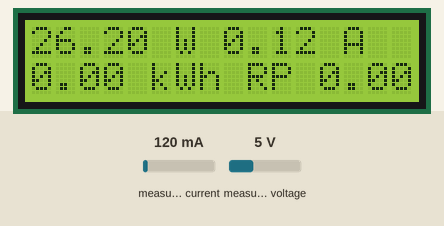
Recording of a sketch running on a simulated ESP32. Shown: 16×2 character LCD. The test bench sets the inputs (shaded band); at power-on: measured current 120 mA, measured voltage 5 V. WiFi joins after 1.5 s; servers stay silent unless stated; uploads are accepted with an empty reply; what the sketch prints to the serial monitor is not drawn.

Above: at 3.2 s.
3.3 s: measured current set to 40 mA
At 5.3 s:
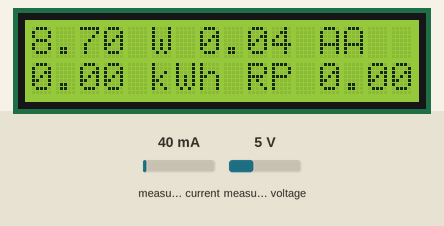
5.9 s: measured voltage set to 0.3 V
At 7.9 s:
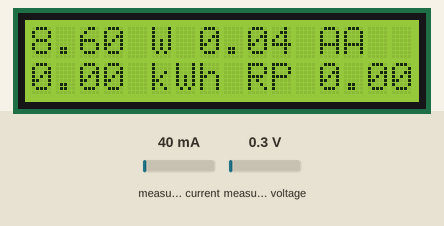
8.2 s: measured current set to 500 mA
At 9.8 s:
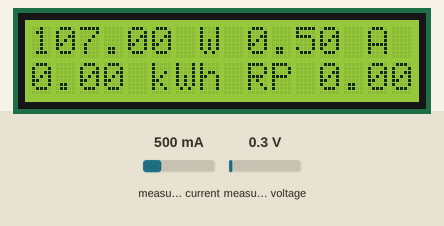
10.5 s: measured voltage set to 3.8 V
At 12.6 s:
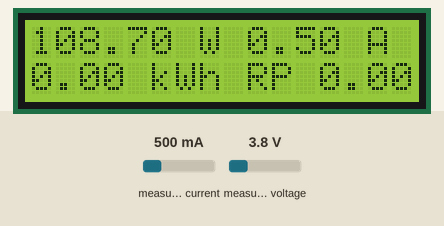
Timing chart, 0 to 14.1 s (numbered marks = the images above; inputs shaded):
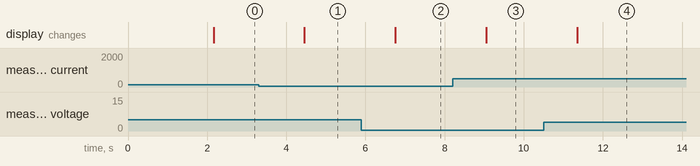

Measured:
- after the input at 3.3 s, the display: changes after 1.2 s (image 1)
- after the input at 5.9 s, the display: changes after 0.86 s (image 2)
- after the input at 8.2 s, the display: changes after 0.85 s (image 3)
- after the input at 10.5 s, the display: changes after 0.85 s (image 4)

The sketch:

KWH.ino
```cpp
#include <PZEM004Tv30.h>
#include <Wire.h>
#include <LiquidCrystal_I2C.h>
#include <WiFi.h>
#include <HTTPClient.h>

const char* ssid = "Nice";
const char* password = "11111111";

// Alamat I2C LCD, dapat berbeda tergantung pada perangkat Anda
#define LCD_ADDRESS 0x27

// Jumlah kolom dan baris pada LCD
#define LCD_COLUMNS 16
#define LCD_ROWS 2

// Inisialisasi LCD
LiquidCrystal_I2C lcd(LCD_ADDRESS, LCD_COLUMNS, LCD_ROWS);

/* Hardware Serial2 is only available on certain boards.
 * For example the Arduino MEGA 2560
*/
#if defined(ESP32)
PZEM004Tv30 pzem(Serial2, 16, 17);
#else
PZEM004Tv30 pzem(Serial2);
#endif

String watt,ampere,kwh;

void setup() {
    Serial.begin(115200);

    lcd.init();               // Inisialisasi LCD
    lcd.backlight();          // Aktifkan backlight LCD

    // Uncomment in order to reset the internal energy counter
    // pzem.resetEnergy();

    WiFi.begin(ssid, password);

    while (WiFi.status() != WL_CONNECTED) {
      Serial.println(".");
      delay(1000);
    }
    Serial.println("WiFi connected");
}

void loop() {

    Serial.print("Custom Address:");
    Serial.println(pzem.readAddress(), HEX);

    // Read the data from the sensor
    float voltage = pzem.voltage();
    float current = pzem.current();
    float power = pzem.power();
    float energy = pzem.energy();
    float frequency = pzem.frequency();
    float pf = pzem.pf();

    // Check if the data is valid
    if(isnan(voltage)){
        Serial.println("Error reading voltage");
    } else if (isnan(current)) {
        Serial.println("Error reading current");
    } else if (isnan(power)) {
        Serial.println("Error reading power");
    } else if (isnan(energy)) {
        Serial.println("Error reading energy");
    } else if (isnan(frequency)) {
        Serial.println("Error reading frequency");
    } else if (isnan(pf)) {
        Serial.println("Error reading power factor");
    } else {

        // Print the values to the Serial console
        Serial.print("Voltage: ");      Serial.print(voltage);      Serial.println("V");
        Serial.print("Current: ");      Serial.print(current);      Serial.println("A");
        Serial.print("Power: ");        Serial.print(power);        Serial.println("W");
        Serial.print("Energy: ");       Serial.print(energy,3);     Serial.println("kWh");
        Serial.print("Frequency: ");    Serial.print(frequency, 1); Serial.println("Hz");
        Serial.print("PF: ");           Serial.println(pf);
        Serial.print("RP: ");           Serial.println((energy)*1500);

        lcd.setCursor(0, 0); // Posisi kursor di kolom 0, baris 0
        lcd.print(power);
        watt = power;
        lcd.print(" W ");
        lcd.print(current);
        ampere = current;
        lcd.print(" A");
        lcd.setCursor(0, 1); // Posisi kursor di kolom 0, baris 1
        lcd.print(energy,2);
        kwh = energy,2;
        lcd.print(" kWh");
        lcd.print(" RP ");
        lcd.print(energy*1500);
    }

    Serial.println();
    delay(2000);

    SendData();


}

void SendData(){
  HTTPClient http;

    // Alamat API yang dituju
    String serverAddress = "https://script.google.com/macros/s/AKfycbzo0LmvTZOk4arbrEMq9EjCUWzKczD-eI5w40RRKebjSyUe_CBI9oiNMjQG7wIDulNkIA/exec?watt="+watt+"&ampere="+ampere+"&kwh="+kwh;

    http.begin(serverAddress);  // Mulai koneksi ke server

    // Lakukan GET request
    int httpResponseCode = http.GET();

    if (httpResponseCode > 0) {
      Serial.print("HTTP Response code: ");
      Serial.println(httpResponseCode);
      String response = http.getString(); // Dapatkan respons dari server

    } else {
      Serial.print("Error code: ");
      Serial.println(httpResponseCode);
      delay(2500);
    }

    http.end();
}
```
